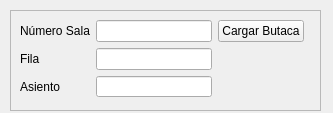
<?xml version="1.0" encoding="UTF-8"?>
<ui version="4.0">
 <class>vButacaCarga</class>
 <widget class="QWidget" name="vButacaCarga">
  <property name="geometry">
   <rect>
    <x>0</x>
    <y>0</y>
    <width>333</width>
    <height>113</height>
   </rect>
  </property>
  <property name="maximumSize">
   <size>
    <width>650</width>
    <height>505</height>
   </size>
  </property>
  <property name="windowTitle">
   <string>Cinemar - Carga de Butacas</string>
  </property>
  <widget class="QFrame" name="frame">
   <property name="geometry">
    <rect>
     <x>10</x>
     <y>10</y>
     <width>311</width>
     <height>101</height>
    </rect>
   </property>
   <property name="frameShape">
    <enum>QFrame::StyledPanel</enum>
   </property>
   <property name="frameShadow">
    <enum>QFrame::Raised</enum>
   </property>
   <widget class="QWidget" name="layoutWidget">
    <property name="geometry">
     <rect>
      <x>10</x>
      <y>10</y>
      <width>284</width>
      <height>77</height>
     </rect>
    </property>
    <layout class="QGridLayout" name="gridLayout">
     <item row="0" column="0">
      <widget class="QLabel" name="lblNroSala">
       <property name="text">
        <string>Número Sala</string>
       </property>
      </widget>
     </item>
     <item row="0" column="1">
      <widget class="QLineEdit" name="txtNroSala"/>
     </item>
     <item row="0" column="2">
      <widget class="QPushButton" name="btnCargar">
       <property name="text">
        <string>Cargar Butaca</string>
       </property>
      </widget>
     </item>
     <item row="1" column="0">
      <widget class="QLabel" name="lblFila">
       <property name="text">
        <string>Fila</string>
       </property>
      </widget>
     </item>
     <item row="1" column="1">
      <widget class="QLineEdit" name="txtFila"/>
     </item>
     <item row="2" column="0">
      <widget class="QLabel" name="lblAsiento">
       <property name="text">
        <string>Asiento</string>
       </property>
      </widget>
     </item>
     <item row="2" column="1">
      <widget class="QLineEdit" name="txtAsiento"/>
     </item>
    </layout>
   </widget>
  </widget>
 </widget>
 <resources/>
 <connections/>
</ui>
